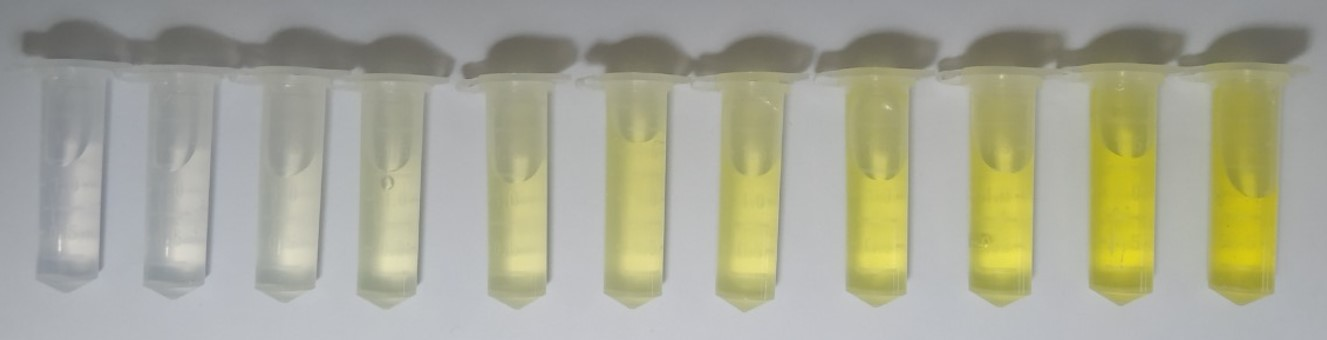
#> input picture imgs/original_photo_calibration_curve.jpg, 1327 x 340 px, found by its file name
$ jupyter execute --allow-errors TAREA_2024_BIO266E.ipynb   (shell and % lines are left out)
#> lines starting #> are read from the running program, lines starting #| are printed output that depends on the picture
<a href="https://colab.research.google.com/github/AlejoArav/BIO266E/blob/master/GoogleColab/TAREA_2024_BIO266E.ipynb" target="_parent"></a>

# **Tarea de Salida BIO266E - Jupyter**

[cell 1]
#@title Importación de modulos necesarios {run: "auto", display-mode: "form"}
#@markdown Al ejecutar esta celda se importarán todos los módulos necesarios para la ejecución del código

# Modulos estandar
import os
import matplotlib.pyplot as plt
import time
import glob
import plotly
import pandas as pd
import numpy as np

# Modulos para el procesamiento de imagenes
import skimage.io as io
import skimage.exposure as exposure
import skimage.measure as measure
import skimage.color as color
import skimage.morphology as morph
import skimage.filters as filters
import skimage.segmentation as segmentation
import skimage.feature as feature
import scipy.signal as sig
import scipy.stats as stats
import scipy.ndimage as ndi
import scipy.optimize as opt
from skimage import (
    data, restoration, util
)

import holoviews as hv
import bokeh.io as bk
import bokeh.models as models
from holoviews import opts

mplparams = {
    "xtick.labelsize": "small",
    "ytick.labelsize": "small",
    "figure.autolayout": False,
    "figure.figsize": (7.2, 4.45),
    "axes.titlesize" : "small",
    "axes.labelsize": "small",
    "lines.linewidth" : 1.0,
    "lines.markersize" : 2.0,
    "legend.fontsize": "small",
    "xtick.major.size" : 6,
    "ytick.major.size" : 6,
    "xtick.minor.size" : 3,
    "ytick.minor.size" : 3,
    "xtick.major.width" : 1,
    "ytick.major.width" : 1,
    "xtick.minor.width" : 1,
    "ytick.minor.width" : 1,
    "lines.markeredgewidth" : 1,
    "font.family": "serif",
    "mathtext.fontset": "dejavuserif"
}

# For correct visualization of plots the command
# hv.extension('bokeh') must go in each cell where
# we call a bokeh object
hv.extension("bokeh")
#> (this line was passed over: holoviews is not available in this run)
bk.output_notebook()

# Set the previously defined parameters for all plots
plt.rcParams.update(mplparams)

## Obtenemos las imagenes a analizar

## Tarea de salida

Para esta tarea deberán analizar **dos** imagenes que se utilizaron para observar la cinética de una enzima ($\beta$-galactosidasa). La primera imagen corresponde a varios tubos que se usarán para construir una curva de calibrado para la enzima. La segunda imagen corresponden a tubos donde se dejó correr una reacción enzimática de la $\beta$-galactosidasa por 13 minutos con una concentración de sustrato distinta.

Usted deberá:

- Cargar las imagenes utilizando los nombres de archivos (1 pt).
- Escoger un transecto en el eje Y para analizar la intensidad de cada tubo (1 pt).
- Obtener los parámetros cinéticos a partir de la segunda imagen ($V_{max}$ y $K_m$) (1 pts).
- Presentar el gráfico de la curva de calibrado y de la curva de Michaelis Menten, incluyendo una breve discusión acerca de si estos parámetros se asemejan o no a los rangos determinados experimentalmente (2 pts).

**Tenga en consideración que la mayoría del código ya está escrito, sin embargo es labor de usted ver dónde cambiar ciertas variables para que se ejecute correctamente y obtener resultados esperados.**

[cell 2]
# Para cargar las imagenes debe reemplazar los signos de interrogación por el nombre de sus imagenes (recuerde incluir la extensión)
imagen_calibracion = io.imread("/content/original_photo_calibration_curve.jpg")
#> imagen_calibracion is the input picture: shape (340, 1327, 3); mean R, G, B 167.4, 167.9, 149.4
imagen_saturacion = io.imread("/content/original_photo_saturation_curve.jpeg")
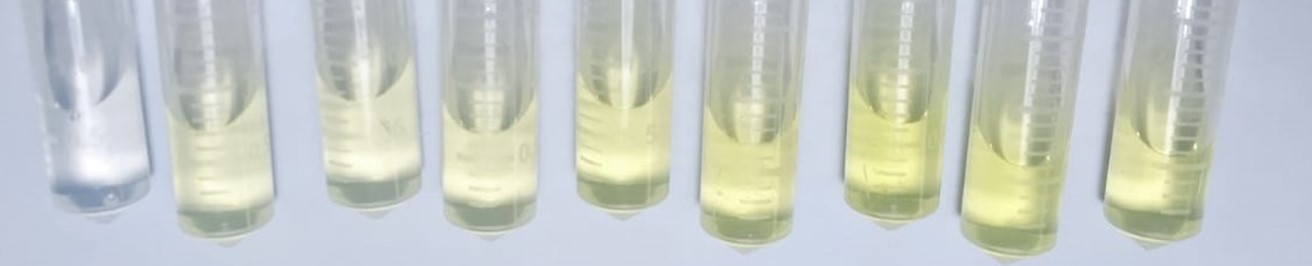
#> input picture imgs/original_photo_saturation_curve.jpeg, 1312 x 266 px, found by its file name
#> imagen_saturacion is the input picture: shape (266, 1312, 3); mean R, G, B 196.9, 202.1, 197.2

[cell 3]
#@title Ejecute esta celda para ver sus imagenes

hv.extension("bokeh")
#> (this line was passed over: holoviews is not available in this run)
# Utilizamos la función de holoviews RGB para visualizar imágenes
#> (the rest of this cell did not finish here and is left out)

[cell 4]
#@title Definición de funciones necesarias para el procesamiento de las imágenes {run: "auto", display-mode: "form"}
#@markdown Al ejecutar esta celda se definirán funciones auxiliares para el procesamiento de las imágenes.
#@markdown Estas funciones le ayudarán a encontrar los peaks de intensidad de los tubos en las imágenes.

def processingPipelineCalibration(image):

    """
    Image processing for betagalactosidase assay using colorimetry
    """

    #invert the image (for use with white backgrounds)
    image = util.invert(image)
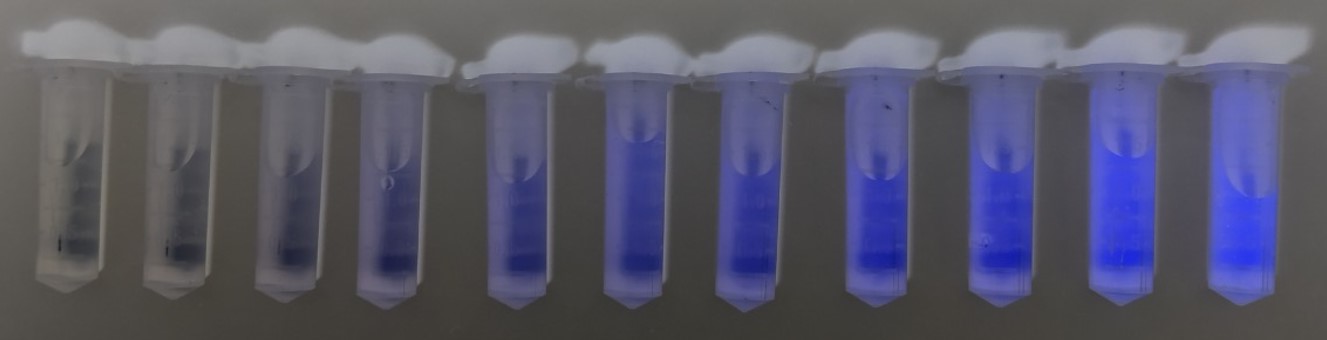
#> image: shape (340, 1327, 3); mean of channels 0, 1, 2 87.6, 87.1, 105.6; drawn as R, G, B
    #select blue channel (use blue channel if colorimetry is from semi-transparent
    #to yellow)
    image = image[:,:,2]
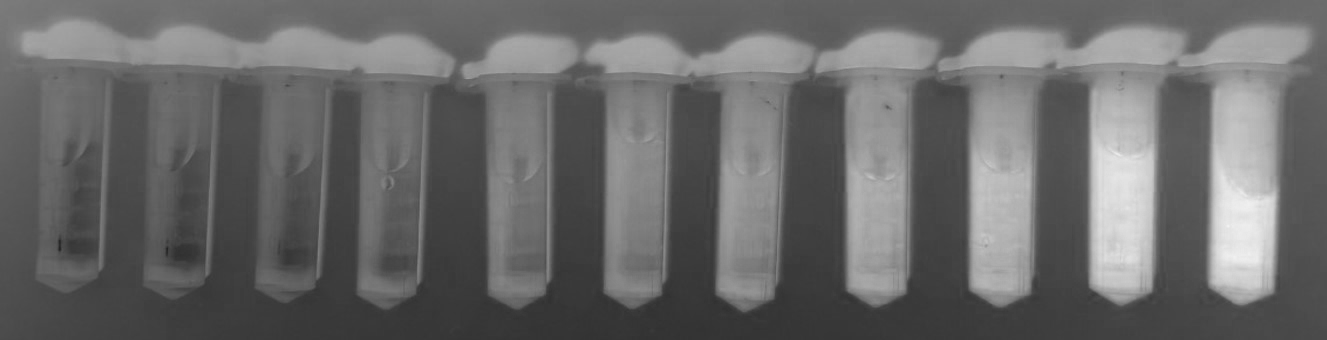
#> image: shape (340, 1327); min 34, max 242, mean 105.6
    #remove background
    background = restoration.rolling_ball(image, radius=35)
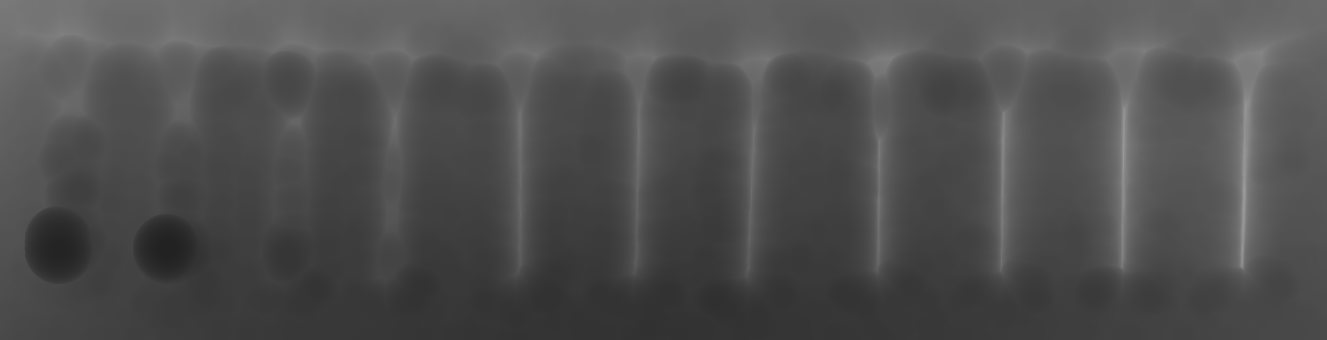
#> background: shape (340, 1327); min 34, max 159, mean 78.7
    final_img = image - background
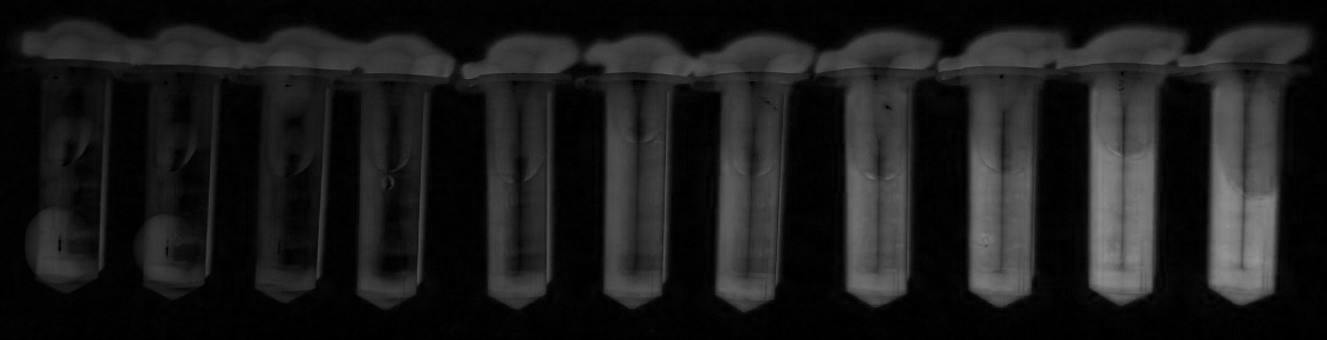
#> final_img: shape (340, 1327); min 0, max 149, mean 26.9
    #apply gaussian
    final_img = filters.gaussian(final_img, sigma=2)

    return final_img

def processingPipelineSaturation(image):

    """
    Processing for SATURATION curve image
    """

    # Invert and select blue channel
    image = util.invert(image)[:,:,2]
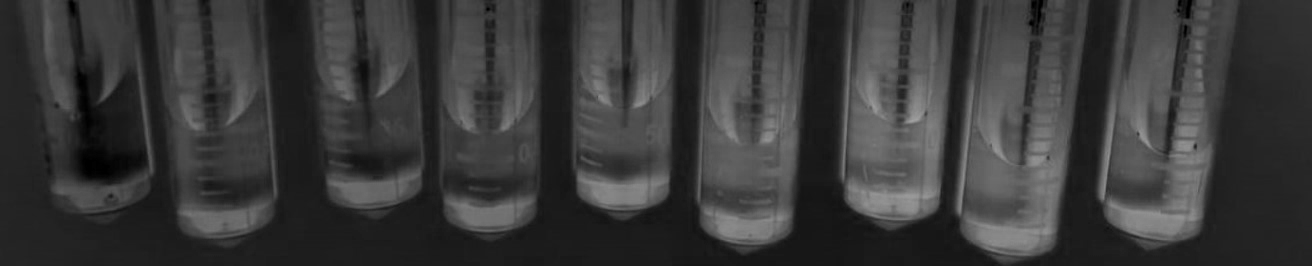
#> image: shape (266, 1312); min 0, max 162, mean 57.8

    # Median and Gaussian
    final_img = filters.median(image, np.ones((10,10)))
#> final_img: shape (266, 1312)
    final_img = filters.gaussian(final_img, sigma=2)

    return final_img

def findPeaks(filtered_image, transect, distance_between_peaks, savGolIntensity=61):

    #smooth using savgol
    smoothed_transect = sig.savgol_filter(filtered_image[transect], savGolIntensity, 3)
    #find peaks
    peaks, _ = sig.find_peaks(smoothed_transect, distance=distance_between_peaks)

    return smoothed_transect, peaks

def interpolarONF(intensidad):

    """
    Función que nos retornará un valor de CONCENTRACIÓN de oNF a partir
    de un valor determinado de INTENSIDAD medida en una muestra determinada

    La variable intensidad puede ser un solo número o puede ser un arreglo de
    números, permitiendo analizar varios datos de una vez.
    """

    return (intensidad - intercepto_curvaCalibrado)/(pendiente_curvaCalibrado)
